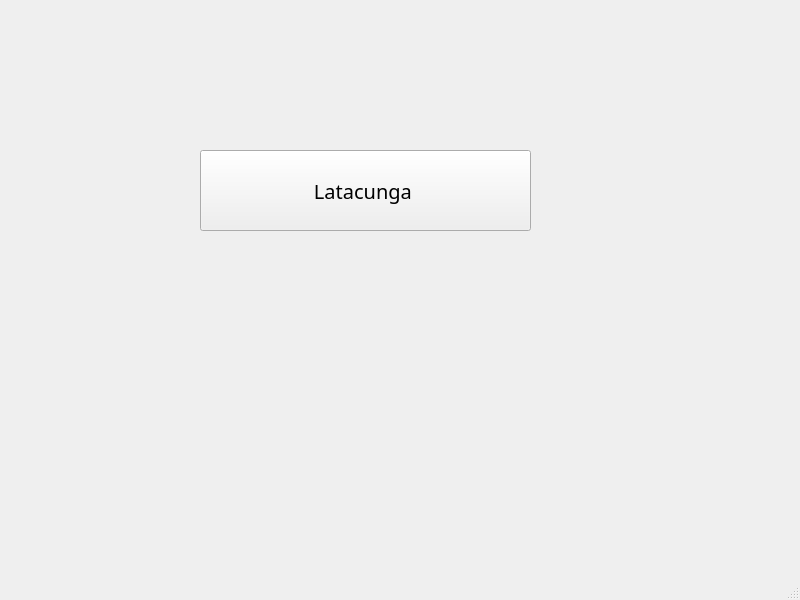
<?xml version="1.0" encoding="UTF-8"?>
<ui version="4.0">
 <class>MainWindow</class>
 <widget class="QMainWindow" name="MainWindow">
  <property name="geometry">
   <rect>
    <x>0</x>
    <y>0</y>
    <width>800</width>
    <height>600</height>
   </rect>
  </property>
  <property name="font">
   <font>
    <pointsize>15</pointsize>
   </font>
  </property>
  <property name="windowTitle">
   <string>MainWindow</string>
  </property>
  <widget class="QWidget" name="centralwidget">
   <widget class="QPushButton" name="pushButton">
    <property name="geometry">
     <rect>
      <x>200</x>
      <y>150</y>
      <width>331</width>
      <height>81</height>
     </rect>
    </property>
    <property name="font">
     <font>
      <family>MS Gothic</family>
     </font>
    </property>
    <property name="text">
     <string>Latacunga </string>
    </property>
   </widget>
  </widget>
  <widget class="QMenuBar" name="menubar">
   <property name="geometry">
    <rect>
     <x>0</x>
     <y>0</y>
     <width>800</width>
     <height>33</height>
    </rect>
   </property>
  </widget>
  <widget class="QStatusBar" name="statusbar"/>
 </widget>
 <resources/>
 <connections/>
</ui>
